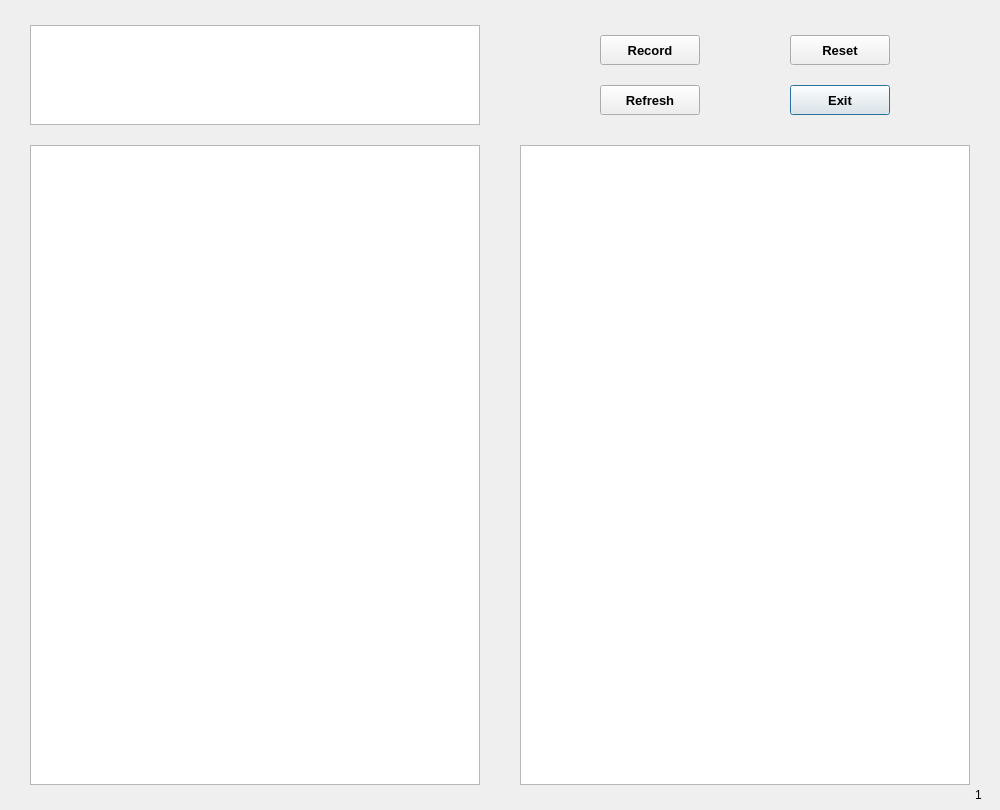
<?xml version="1.0" encoding="UTF-8"?>
<ui version="4.0">
 <class>dataProcessing1</class>
 <widget class="QDialog" name="dataProcessing1">
  <property name="geometry">
   <rect>
    <x>0</x>
    <y>0</y>
    <width>1000</width>
    <height>810</height>
   </rect>
  </property>
  <property name="windowTitle">
   <string>Dialog</string>
  </property>
  <widget class="QPushButton" name="exit">
   <property name="geometry">
    <rect>
     <x>790</x>
     <y>85</y>
     <width>100</width>
     <height>30</height>
    </rect>
   </property>
   <property name="font">
    <font>
     <pointsize>10</pointsize>
     <bold>true</bold>
    </font>
   </property>
   <property name="text">
    <string>Exit</string>
   </property>
  </widget>
  <widget class="QPushButton" name="reset">
   <property name="geometry">
    <rect>
     <x>790</x>
     <y>35</y>
     <width>100</width>
     <height>30</height>
    </rect>
   </property>
   <property name="font">
    <font>
     <pointsize>10</pointsize>
     <bold>true</bold>
    </font>
   </property>
   <property name="text">
    <string>Reset</string>
   </property>
  </widget>
  <widget class="QLabel" name="number">
   <property name="geometry">
    <rect>
     <x>975</x>
     <y>785</y>
     <width>20</width>
     <height>20</height>
    </rect>
   </property>
   <property name="text">
    <string>1</string>
   </property>
  </widget>
  <widget class="QPushButton" name="record">
   <property name="geometry">
    <rect>
     <x>600</x>
     <y>35</y>
     <width>100</width>
     <height>30</height>
    </rect>
   </property>
   <property name="font">
    <font>
     <pointsize>10</pointsize>
     <bold>true</bold>
    </font>
   </property>
   <property name="toolTip">
    <string>&lt;html&gt;&lt;head/&gt;&lt;body&gt;&lt;p align=&quot;center&quot;&gt;&lt;span style=&quot; font-weight:700;&quot;&gt;Record&lt;/span&gt;&lt;/p&gt;&lt;/body&gt;&lt;/html&gt;</string>
   </property>
   <property name="whatsThis">
    <string>&lt;html&gt;&lt;head/&gt;&lt;body&gt;&lt;p align=&quot;center&quot;&gt;&lt;span style=&quot; font-weight:700;&quot;&gt;Record&lt;/span&gt;&lt;/p&gt;&lt;/body&gt;&lt;/html&gt;</string>
   </property>
   <property name="text">
    <string>Record</string>
   </property>
  </widget>
  <widget class="QTextBrowser" name="pressingData">
   <property name="geometry">
    <rect>
     <x>30</x>
     <y>145</y>
     <width>450</width>
     <height>640</height>
    </rect>
   </property>
  </widget>
  <widget class="QTextBrowser" name="pressedData">
   <property name="geometry">
    <rect>
     <x>520</x>
     <y>145</y>
     <width>450</width>
     <height>640</height>
    </rect>
   </property>
  </widget>
  <widget class="QTextBrowser" name="onceData">
   <property name="geometry">
    <rect>
     <x>30</x>
     <y>25</y>
     <width>450</width>
     <height>100</height>
    </rect>
   </property>
  </widget>
  <widget class="QPushButton" name="refersh">
   <property name="geometry">
    <rect>
     <x>600</x>
     <y>85</y>
     <width>100</width>
     <height>30</height>
    </rect>
   </property>
   <property name="font">
    <font>
     <pointsize>10</pointsize>
     <bold>true</bold>
    </font>
   </property>
   <property name="toolTip">
    <string>&lt;html&gt;&lt;head/&gt;&lt;body&gt;&lt;p align=&quot;center&quot;&gt;Refersh&lt;/p&gt;&lt;/body&gt;&lt;/html&gt;</string>
   </property>
   <property name="whatsThis">
    <string>&lt;html&gt;&lt;head/&gt;&lt;body&gt;&lt;p align=&quot;center&quot;&gt;Refersh&lt;/p&gt;&lt;/body&gt;&lt;/html&gt;</string>
   </property>
   <property name="text">
    <string>Refresh</string>
   </property>
  </widget>
 </widget>
 <resources/>
 <connections>
  <connection>
   <sender>exit</sender>
   <signal>clicked()</signal>
   <receiver>dataProcessing1</receiver>
   <slot>close()</slot>
   <hints>
    <hint type="sourcelabel">
     <x>649</x>
     <y>474</y>
    </hint>
    <hint type="destinationlabel">
     <x>399</x>
     <y>299</y>
    </hint>
   </hints>
  </connection>
 </connections>
</ui>
